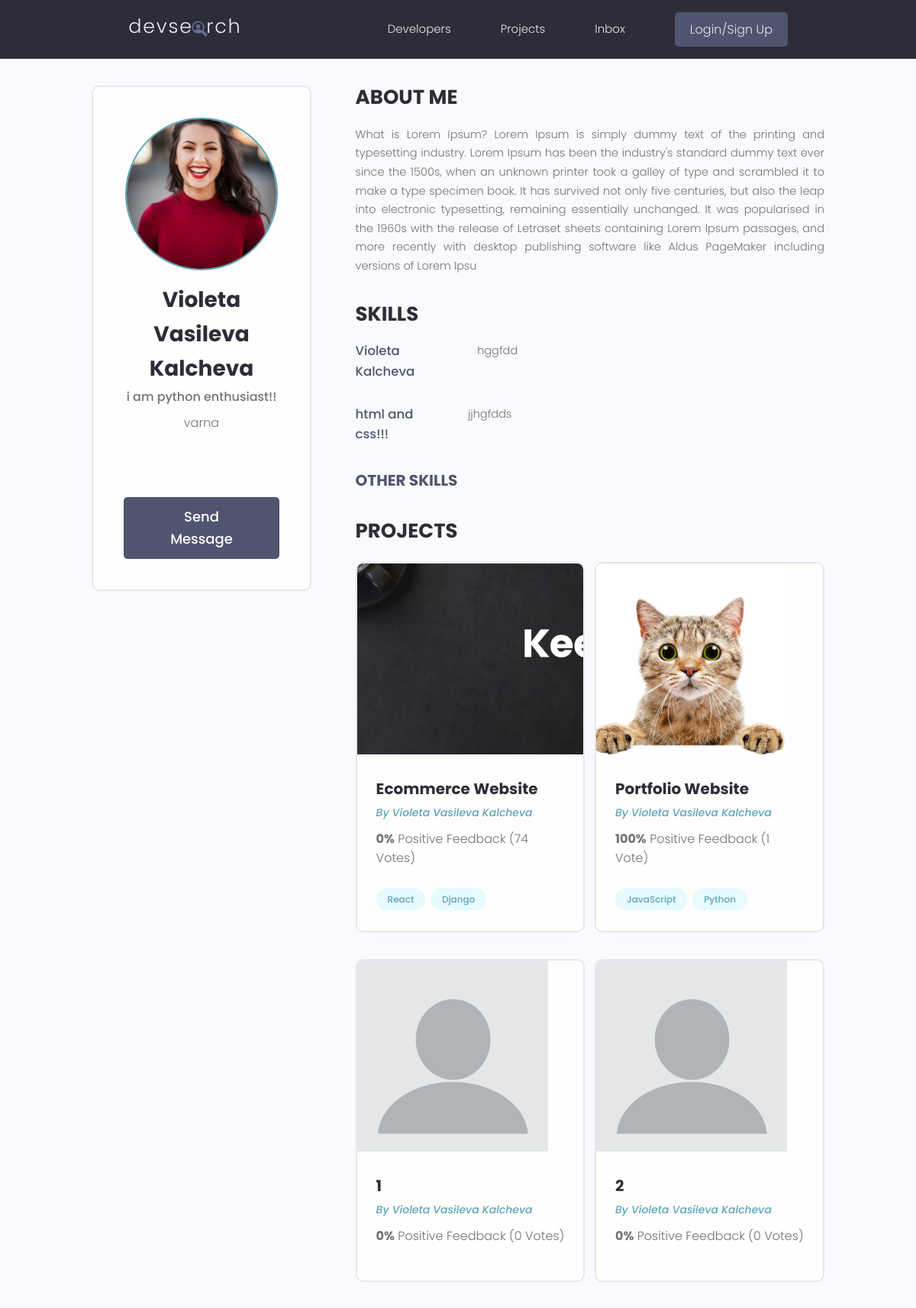
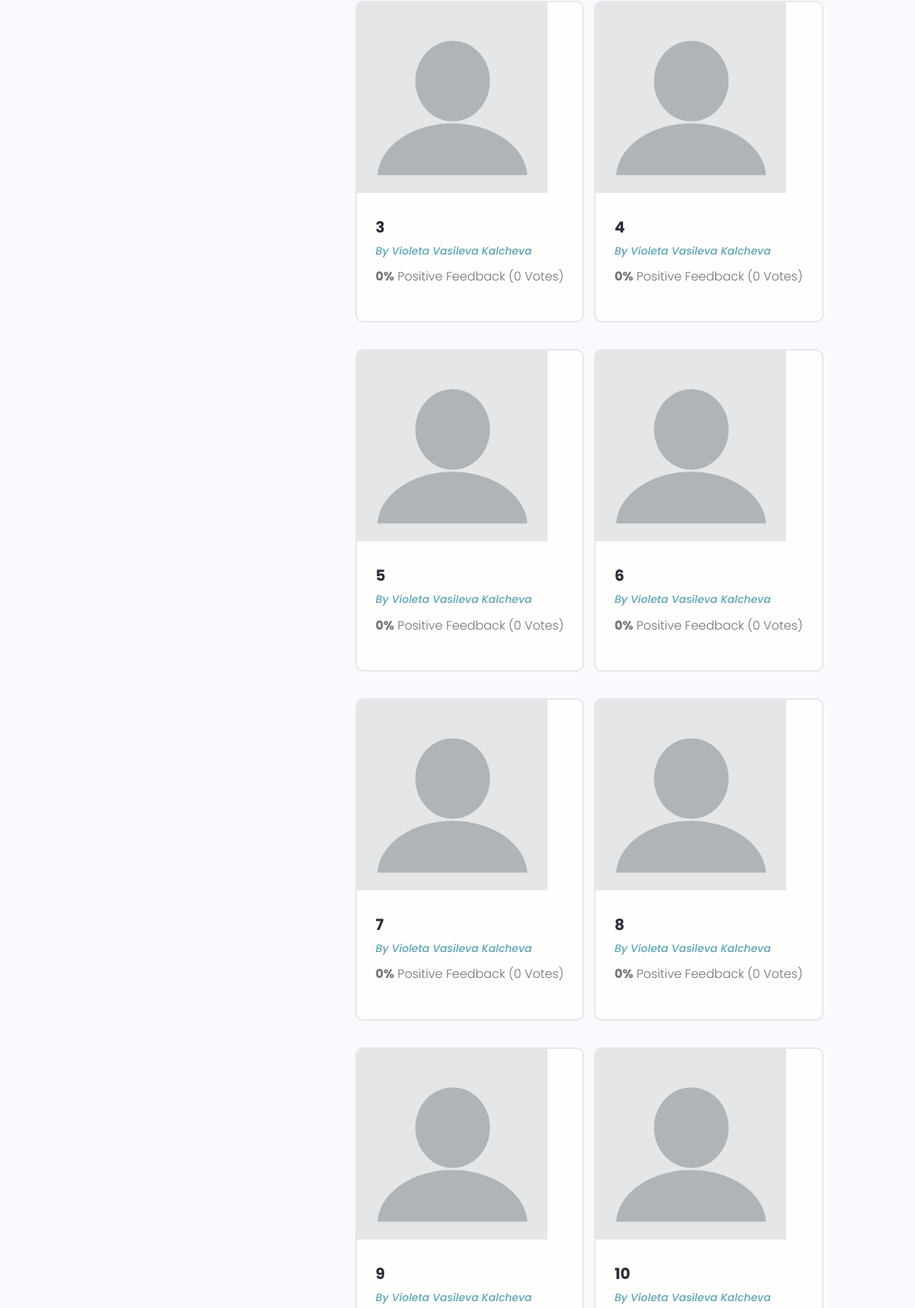
/profile/32804547-6868-4422-9954-4cf25e5f5c84 (upper part), run on the app's committed database (2 pictures, top to bottom).
### users/models.py (models this page shows, shortened)
class Profile(models.Model):
    user = models.OneToOneField(User, on_delete=models.CASCADE)
    name = models.CharField(max_length=200,null=True, blank=True)
    username = models.CharField(max_length=200,null=True, blank=True)
    location = models.CharField(max_length=200, null=True, blank=True)
    short_intro = models.CharField(max_length=200, blank=True, null=True)
    bio = models.TextField(blank=True, null=True)
    profile_image = models.ImageField(null=True, blank=True, upload_to='profiles/', default='profiles/default.jpg')
    email = models.EmailField(max_length=500, null=True, blank=True)
    social_github = models.CharField(max_length=200, blank=True, null=True)
    social_twitter = models.CharField(max_length=200, blank=True, null=True)
    social_linkedin = models.CharField(max_length=200, blank=True, null=True)
    social_youtube = models.CharField(max_length=200, blank=True, null=True)
    social_website = models.CharField(max_length=200, blank=True, null=True)
    created = models.DateTimeField(auto_now_add=True)
    id = models.UUIDField(default=uuid.uuid4, unique=True, primary_key=True, editable=False)

class Skill(models.Model):
    owner = models.ForeignKey(Profile, null=True, blank=True, on_delete=models.CASCADE)
    name = models.CharField(max_length=200, null=True, blank=True)
    description = models.TextField(null=True, blank=True)
    created = models.DateTimeField(auto_now_add=True, null=True, blank=True)
    id = models.UUIDField(default=uuid.uuid4, unique=True, primary_key=True, editable=False)

### projects/models.py (models this page shows, shortened)
class Project(models.Model):
    owner = models.ForeignKey(Profile, null=True, blank=True, on_delete=models.CASCADE)
    title = models.CharField(max_length=200)
    description = models.TextField(null=True, blank=True)
    featured_image = models.ImageField(null=True, blank=True, default='blank.png')
    demo_link = models.CharField(max_length=2000, null=True, blank=True)
    source_link = models.CharField(max_length=2000, null=True, blank=True)
    tags = models.ManyToManyField('Tag', blank=True)
    vote_total = models.IntegerField(default=0, null=True, blank=True)
    vote_ratio = models.IntegerField(default=0, null=True, blank=True)
    created = models.DateTimeField(auto_now_add=True)
    id = models.UUIDField(default=uuid.uuid4, unique=True, primary_key=True, editable=False)

class Tag(models.Model):
    name = models.CharField(max_length=200)
    created = models.DateTimeField(auto_now_add=True)
    id = models.UUIDField(default=uuid.uuid4, unique=True, primary_key=True, editable=False)
    def __str__(self):
        return self.name

### users/views.py (the view)
# urls.py: path("profile/<str:pk>", views.user_profile, name="user-profile"),
def user_profile(request, pk):
    profile = Profile.objects.get(id=pk)
    top_skills = profile.skill_set.exclude(description__exact="")
    other_skills = profile.skill_set.filter(description="")
    context = {
        'profile': profile,
        'top_skills': top_skills,
        'other_skills': other_skills
    }
    return render(request, 'users/user_profile.html', context)

### users/templates/users/user_profile.html (shortened to what this page needs)
{% extends 'main.html' %}
{% block content %}
    <main class="profile my-md">
        <div class="container">
            <div class="layout">
                <div class="column column--1of3">
                    <div class="card text-center">
                        <div class="card__body dev">
                            <img class="avatar avatar--xl" src="{{ profile.profile_image.url }}"/>
                            <h2 class="dev__name">{{ profile.name }}</h2>
                            <p class="dev__title">{{ profile.short_intro }}</p>
                            <p class="dev__location">{{ profile.location }}</p>
                            <ul class="dev__social">
                            </ul>
                            <a href="#" class="btn btn--sub btn--lg">Send Message </a>
                        </div>
                    </div>
                </div>
                <div class="column column--2of3">
                    <div class="devInfo">
                        <h3 class="devInfo__title">About Me</h3>
                        <p class="devInfo__about">
                            {{ profile.bio }}
                        </p>
                    </div>
                    <div class="devInfo">
                        <h3 class="devInfo__title">Skills</h3>
                        <div class="devInfo__skills">
                            {% for skill in top_skills %}
                                <div class="devSkill">
                                    <h4 class="devSkill__title">{{ skill.name }}</h4>
                                    <p class="devSkill__info">
                                        {{ skill.description }}
                                    </p>
                                </div>
                            {% endfor %}
                            <h3 class="devInfo__subtitle">Other Skills</h3>
                        </div>
                    </div>
                    <div class="devInfo">
                        <h3 class="devInfo__title">Projects</h3>
                        <div class="grid grid--two">
                            {% for project in profile.project_set.all %}
                                <div class="column">
                                    <div class="card project">
                                        <a href="{% url 'project' project.id %}" class="project">
                                            <img class="project__thumbnail" src="{{ project.featured_image.url }}"
                                                 alt="project thumbnail"/>
                                            <div class="card__body">
                                                <h3 class="project__title">{{ project.title }}</h3>
                                                <p><a class="project__author"
                                                      href="{% url 'user-profile' project.owner_id %}">By {{ project.owner.name }}</a>
                                                </p>
                                                <p class="project--rating">
                                                    <span style="font-weight: bold;">{{ project.vote_ratio }}%</span>
                                                    Positive
                                                    Feedback ({{ project.vote_total }}
                                                    Vote{{ project.vote_total|pluralize:"s" }})
                                                </p>
                                                <div class="project__tags">
                                                    {% for tag in project.tags.all %}
                                                        <span class="tag tag--pill tag--main">
                          <small>{{ tag }}</small>
                        </span>
                                                    {% endfor %}
                                                </div>
                                            </div>
                                        </a>
                                    </div>
                                </div>
                            {% endfor %}
                        </div>
                    </div>
                </div>
            </div>
        </div>
    </main>
{% endblock %}

### static/styles/app.css (style rules this page uses)
:root { --color-sub: #2d2d39; }
.btn--sub { background-color: var(--color-sub-light); }
.card { border: 2px solid var(--color-light); }
img { width: 100%; }
.profile .card > .dev { padding: 4rem; }
.dev__name { color: var(--color-sub); font-size: 2.8rem; font-weight: 700; margin-top: 1rem; margin-bottom: 0.5rem; }
.dev__title { font-size: 1.6rem; font-weight: 500; line-height: 1.3; }
.dev__location { margin-top: 1rem; }
.dev__social { margin: 3rem 0; list-style: none; display: flex; justify-content: center; gap: 1.5rem; }
.devInfo { margin-bottom: 3rem; }
.devInfo__title, .devInfo__subtitle { font-size: 2.6rem; color: var(--color-sub); text-transform: uppercase; font-weight: 700; margin-bottom: 1.5rem; }
.devInfo__subtitle { font-size: 2rem; color: var(--color-sub-light); }
.devInfo__about, .devSkill__info { font-size: 1.45rem; line-height: 1.7; text-align: justify; }
.devSkill { margin-bottom: 3rem; }
.devSkill__title { font-size: 1.65rem; font-weight: 500; color: var(--color-sub-light); }
@media screen and (min-width: 700px) { .devSkill { display: flex; justify-content: space-between; gap: 3rem; } }
@media screen and (min-width: 700px) { .devSkill__info { flex-basis: 80%; } }
.project__author { font-size: 1.4rem; font-style: italic; }
.project--rating { margin-bottom: 1.6em; margin-top: .5em; }
.project__thumbnail { height: 25rem; object-fit: cover; object-position: top center; }
.project__title { font-size: 2rem; font-weight: 700; color: var(--color-sub); }

### static/uikit/styles/modules/_variables.css (style rules this page uses)
:root { --color-main: #5aa5b9; --color-main-light: #e6faff; --color-sub: #3f4156; --color-sub-light: #51546e; --color-sub-lighter: #ededfd; --color-text: #737373; --color-gray: #8b8b8b; --color-light: #e5e7eb; --color-light-gray: #767676; --color-bg: #f8fafd; --color-white: #fffefd; --color-white-light: #f3f3f3; --color-success: #359e64; --color-success-bg: #def8e8; --color-error: #fc4b0b; --color-error-bg: #fff2ee; --font-base: 'Poppins', arial, helvetica, 'Segoe UI', roboto, ubuntu, sans-serif; --font-monospace: 'Fira Code', 'Courier New', courier, monospace; --font-regular: 300; --font-medium: 500; --font-bold: 700; --generic-shadow: 1px 1px 5px #00000010; --generic-transition: all 0.3s ease-in-out; }

### static/uikit/styles/modules/_base.css (style rules this page uses)
* { margin: 0; padding: 0; box-sizing: border-box; text-rendering: optimizeLegibility; color: inherit; font-size: inherit; }
html { font-size: 50%; }
@media only screen and (min-width: 480px) { html { font-size: 56.25%; } }
@media only screen and (min-width: 1200px) { html { font-size: 62.5%; } }
body { line-height: 1.6; font-weight: 400; font-size: 1.5rem; color: var(--color-text); background-color: var(--color-bg); min-height: 100vh; }

### static/uikit/styles/modules/_typography.css (style rules this page uses)
* { font-family: var(--font-base); }
h2 { font-size: 3.6rem; font-weight: var(--font-bold); }
h3 { font-size: 3.2rem; font-weight: var(--font-medium); }
h4 { font-size: 2.8rem; font-weight: var(--font-medium); }
p, span, strong { font-size: 1.6rem; color: var(--color-text); font-weight: var(--font-regular); }
a { padding-bottom: 2px; text-decoration: none; display: inline-block; color: var(--color-main); font-weight: var(--font-medium); }

### static/uikit/styles/modules/_utilities.css (style rules this page uses)
.container { width: 92%; max-width: 165rem; margin: 0 auto; box-sizing: border-box; }
@media screen and (min-width: 1000px) { .container { width: 90%; } }
@media screen and (min-width: 1200px) { .container { width: 80%; } }
.text-center { text-align: center; }
.my-md { margin: 3rem auto; }

### static/uikit/styles/modules/_avatar.css (style rules this page uses)
.avatar { border-radius: 50%; border: 2px solid var(--color-main); object-fit: cover; }
.avatar--xl { height: 20rem; width: 20rem; }

### static/uikit/styles/modules/_button.css (style rules this page uses)
.btn { display: inline-block; position: relative; cursor: pointer; background-color: var(--color-light); font-weight: var(--font-medium); color: var(--color-sub); text-decoration: none; padding: 1rem 2rem; border-radius: 0.5rem; border: none; width: -webkit-fit-content; width: -moz-fit-content; width: fit-content; height: -webkit-fit-content; height: -moz-fit-content; height: fit-content; font-size: 1.6rem; outline-width: 0; outline-color: transparent; -webkit-backface-visibility: hidden; backface-visibility: hidden; transition: all 0.3s ease-in-out; }
.btn--sub { background-color: var(--color-sub); color: var(--color-white); }
.btn--lg { font-size: 1.8rem; padding: 1.2rem 4.5rem; }

### static/uikit/styles/modules/_card.css (style rules this page uses)
.card { border-radius: 1rem; background-color: var(--color-white); border: 1.5px solid var(--color-light); width: auto; height: auto; margin-top: 0.5rem; margin-bottom: 0.5rem; overflow: hidden; }
.card__body, .card__header { padding: 2rem 2.5rem; }

### data on the page
Profile: profile_image (picture), name "Violeta Vasileva Kalcheva", short_intro "i am python enthusiast!!", location "varna", bio "What is Lorem Ipsum? Lorem Ipsum is simply dummy text of the printing and typesetting industry. Lorem Ipsum has been the industry's standard dummy text ever since the 1500s, when an unknown printer took a galley of type and scrambled it to make a type specimen book. It has survived not only five centuries, but also the leap into electronic typesetting, remaining essentially unchanged. It was popularised in the 1960s with the release of Letraset sheets containing Lorem Ipsum passages, and more recently with desktop publishing software like Aldus PageMaker including versions of Lorem Ipsu"
Skill: name "Violeta Kalcheva", description "hggfdd"
Skill: name "html and css!!!", description "jjhgfdds"
Project: featured_image (picture), title "Ecommerce Website", owner.name "Violeta Vasileva Kalcheva", vote_ratio "0", vote_total "74"
Tag: name "React"
Tag: name "Django"
Project: featured_image (picture), title "Portfolio Website", owner.name "Violeta Vasileva Kalcheva", vote_ratio "100", vote_total "1"
Tag: name "JavaScript"
Tag: name "Python"
Project: featured_image (placeholder picture), title "1", owner.name "Violeta Vasileva Kalcheva", vote_ratio "0", vote_total "0"
Project: featured_image (placeholder picture), title "2", owner.name "Violeta Vasileva Kalcheva", vote_ratio "0", vote_total "0"
Project: featured_image (placeholder picture), title "3", owner.name "Violeta Vasileva Kalcheva", vote_ratio "0", vote_total "0"
Project: featured_image (placeholder picture), title "4", owner.name "Violeta Vasileva Kalcheva", vote_ratio "0", vote_total "0"
Project: featured_image (placeholder picture), title "5", owner.name "Violeta Vasileva Kalcheva", vote_ratio "0", vote_total "0"
Project: featured_image (placeholder picture), title "6", owner.name "Violeta Vasileva Kalcheva", vote_ratio "0", vote_total "0"
Project: featured_image (placeholder picture), title "7", owner.name "Violeta Vasileva Kalcheva", vote_ratio "0", vote_total "0"
Project: featured_image (placeholder picture), title "8", owner.name "Violeta Vasileva Kalcheva", vote_ratio "0", vote_total "0"
Project: featured_image (placeholder picture), title "9", owner.name "Violeta Vasileva Kalcheva"
Project: featured_image (placeholder picture), title "10", owner.name "Violeta Vasileva Kalcheva"
